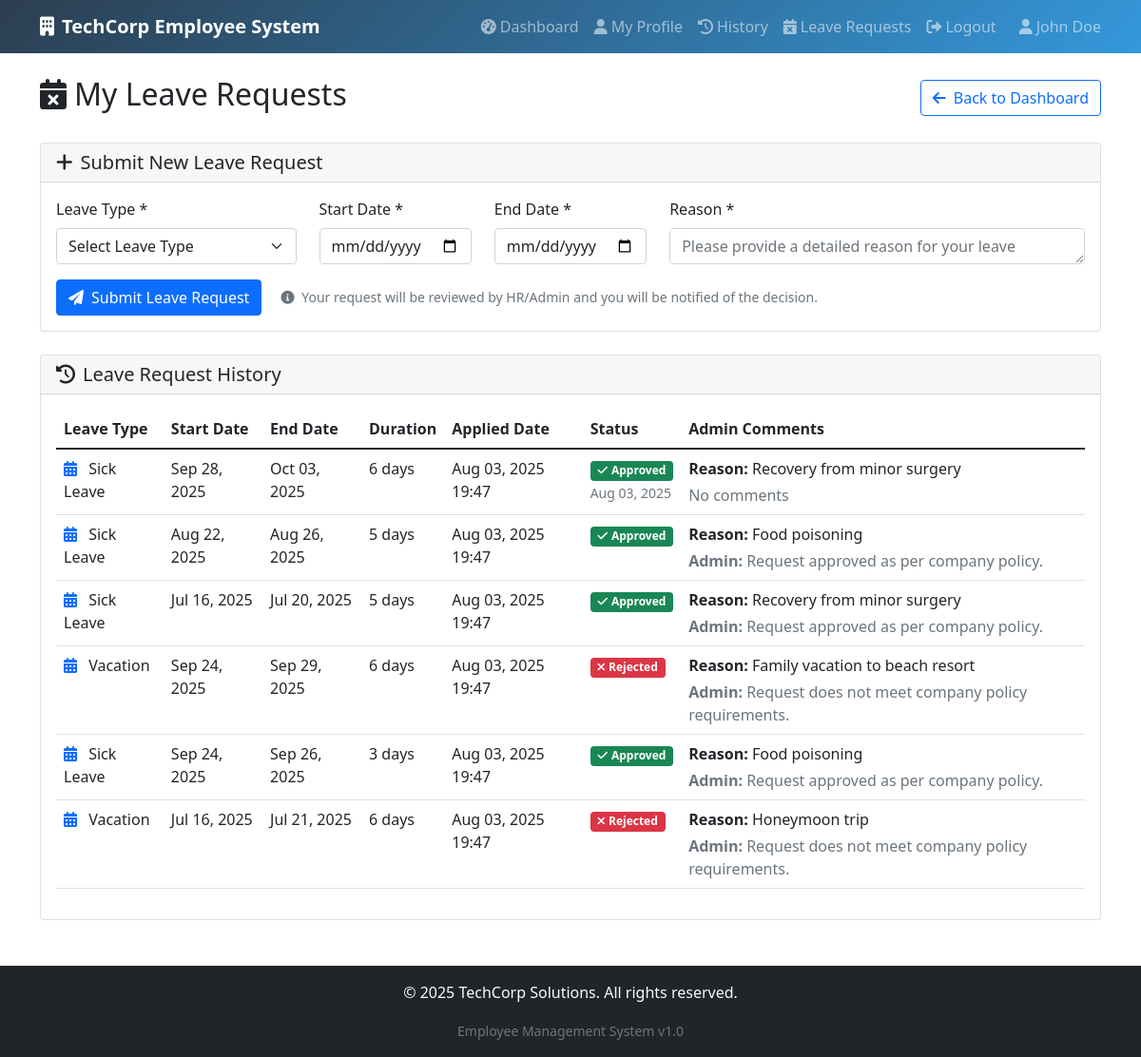
Page /leave-requests/ (signed in) on the committed database.
### emp_apps/models.py (models this page shows, shortened)
class LeaveRequest(models.Model):
    LEAVE_TYPES = [
        ('sick', 'Sick Leave'),
        ('vacation', 'Vacation'),
        ('personal', 'Personal Leave'),
        ('emergency', 'Emergency Leave'),
        ('maternity', 'Maternity Leave'),
        ('paternity', 'Paternity Leave'),
    ]
    STATUS_CHOICES = [
        ('pending', 'Pending'),
        ('approved', 'Approved'),
        ('rejected', 'Rejected'),
    ]
    employee = models.ForeignKey(Employee, on_delete=models.CASCADE)
    leave_type = models.CharField(max_length=20, choices=LEAVE_TYPES)
    start_date = models.DateField()
    end_date = models.DateField()
    reason = models.TextField()
    status = models.CharField(max_length=20, choices=STATUS_CHOICES, default='pending')
    applied_date = models.DateTimeField(auto_now_add=True)
    approved_by = models.ForeignKey(User, on_delete=models.SET_NULL, null=True, blank=True, related_name='approved_leaves')
    approved_date = models.DateTimeField(null=True, blank=True)
    admin_comments = models.TextField(blank=True)
    class Meta:
        db_table = 'leave_requests'
        ordering = ['-applied_date']
    @property
    def duration_days(self):
        return (self.end_date - self.start_date).days + 1

### emp_apps/views.py (the view)
# urls.py: path('leave-requests/', views.employee_leave_requests, name='employee_leave_requests'),
@login_required
def employee_leave_requests(request):
    try:
        employee = Employee.objects.get(user=request.user)
        leave_requests = LeaveRequest.objects.filter(employee=employee).order_by('-applied_date')
        context = {
            'employee': employee,
            'leave_requests': leave_requests,
        }
        return render(request, 'attendance/leave_requests.html', context)
    except Employee.DoesNotExist:
        messages.error(request, 'Employee profile not found.')
        return redirect('employee_login')

### emp_apps/templates/attendance/leave_requests.html (shortened to what this page needs)
{% extends 'base.html' %}
{% block content %}
<div class="row mb-4">
    <div class="col-12">
        <div class="d-flex justify-content-between align-items-center">
            <h2><i class="fas fa-calendar-times me-2"></i>My Leave Requests</h2>
            <a href="{% url 'attendance_dashboard' %}" class="btn btn-outline-primary">
                <i class="fas fa-arrow-left me-2"></i>Back to Dashboard
            </a>
        </div>
    </div>
</div>
<div class="row mb-4">
    <div class="col-12">
        <div class="card">
            <div class="card-header">
                <h5 class="mb-0">
                    <i class="fas fa-plus me-2"></i>Submit New Leave Request
                </h5>
            </div>
            <div class="card-body">
                <form id="newLeaveRequestForm">
                    <div class="row">
                        <div class="col-md-3">
                            <div class="mb-3">
                                <label for="newLeaveType" class="form-label">Leave Type *</label>
                                <select class="form-select" id="newLeaveType" required>
                                    <option value="">Select Leave Type</option>
                                </select>
                            </div>
                        </div>
                        <div class="col-md-2">
                            <div class="mb-3">
                                <label for="newStartDate" class="form-label">Start Date *</label>
                                <input type="date" class="form-control" id="newStartDate" required>
                            </div>
                        </div>
                        <div class="col-md-2">
                            <div class="mb-3">
                                <label for="newEndDate" class="form-label">End Date *</label>
                                <input type="date" class="form-control" id="newEndDate" required>
                            </div>
                        </div>
                        <div class="col-md-5">
                            <div class="mb-3">
                                <label for="newLeaveReason" class="form-label">Reason *</label>
                                <textarea class="form-control" id="newLeaveReason" rows="1" placeholder="Please provide a detailed reason for your leave request" required></textarea>
                            </div>
                        </div>
                    </div>
                    <div class="row">
                        <div class="col-12">
                            <button type="submit" class="btn btn-primary">
                                <i class="fas fa-paper-plane me-2"></i>Submit Leave Request
                            </button>
                            <small class="text-muted ms-3">
                                <i class="fas fa-info-circle me-1"></i>
                                Your request will be reviewed by HR/Admin and you will be notified of the decision.
                            </small>
                        </div>
                    </div>
                </form>
            </div>
        </div>
    </div>
</div>
<div class="row">
    <div class="col-12">
        <div class="card">
            <div class="card-header">
                <h5 class="mb-0">
                    <i class="fas fa-history me-2"></i>Leave Request History
                </h5>
            </div>
            <div class="card-body">
                {% if leave_requests %}
                <div class="table-responsive">
                    <table class="table table-hover">
                        <thead>
                            <tr>
                                <th>Leave Type</th>
                                <th>Start Date</th>
                                <th>End Date</th>
                                <th>Duration</th>
                                <th>Applied Date</th>
                                <th>Status</th>
                                <th>Admin Comments</th>
                            </tr>
                        </thead>
                        <tbody>
                            {% for leave in leave_requests %}
                            <tr>
                                <td>
                                    <i class="fas fa-calendar-alt me-2 text-primary"></i>
                                    {{ leave.get_leave_type_display }}
                                </td>
                                <td>{{ leave.start_date|date:"M d, Y" }}</td>
                                <td>{{ leave.end_date|date:"M d, Y" }}</td>
                                <td>{{ leave.duration_days }} day{{ leave.duration_days|pluralize }}</td>
                                <td>{{ leave.applied_date|date:"M d, Y H:i" }}</td>
                                <td>
                                    {% if leave.status == 'pending' %}
                                        <span class="badge bg-warning">
                                            <i class="fas fa-clock me-1"></i>Pending Review
                                        </span>
                                    {% elif leave.status == 'approved' %}
                                        <span class="badge bg-success">
                                            <i class="fas fa-check me-1"></i>Approved
                                        </span>
                                        {% if leave.approved_date %}
                                            <br><small class="text-muted">{{ leave.approved_date|date:"M d, Y" }}</small>
                                        {% endif %}
                                    {% else %}
                                        <span class="badge bg-danger">
                                            <i class="fas fa-times me-1"></i>Rejected
                                        </span>
                                    {% endif %}
                                </td>
                                <td>
                                    {% if leave.reason %}
                                        <div class="mb-1">
                                            <strong>Reason:</strong> {{ leave.reason }}
                                        </div>
                                    {% endif %}
                                    {% if leave.admin_comments %}
                                        <div class="text-muted">
                                            <strong>Admin:</strong> {{ leave.admin_comments }}
                                        </div>
                                    {% else %}
                                        <span class="text-muted">No comments</span>
                                    {% endif %}
                                </td>
                            </tr>
                            {% endfor %}
                        </tbody>
                    </table>
                </div>
                {% endif %}
            </div>
        </div>
    </div>
</div>
{% endblock %}

### emp_apps/templates/base.html (shortened to what this page needs)
<!DOCTYPE html>
<html lang="en">
<head>
    <link href="https://cdn.jsdelivr.net/npm/bootstrap@5.1.3/dist/css/bootstrap.min.css" rel="stylesheet">
    <link href="https://cdnjs.cloudflare.com/ajax/libs/font-awesome/6.0.0/css/all.min.css" rel="stylesheet">
</head>
<body>
    <nav class="navbar navbar-expand-lg navbar-dark company-header">
        <div class="container">
            <a class="navbar-brand" href="{% url 'attendance_dashboard' %}">
                <i class="fas fa-building me-2"></i>TechCorp Employee System
            </a>
            {% if user.is_authenticated %}
            <div class="navbar-nav ms-auto">
                <a class="nav-link" href="{% url 'attendance_dashboard' %}">
                    <i class="fas fa-tachometer-alt me-1"></i>Dashboard
                </a>
                <a class="nav-link" href="{% url 'employee_profile' %}">
                    <i class="fas fa-user me-1"></i>My Profile
                </a>
                <a class="nav-link" href="{% url 'attendance_history' %}">
                    <i class="fas fa-history me-1"></i>History
                </a>
                <a class="nav-link" href="{% url 'employee_leave_requests' %}">
                    <i class="fas fa-calendar-times me-1"></i>Leave Requests
                </a>
                <a class="nav-link" href="{% url 'employee_logout' %}">
                    <i class="fas fa-sign-out-alt me-1"></i>Logout
                </a>
                <span class="navbar-text ms-3">
                    <i class="fas fa-user me-1"></i>{{ user.get_full_name|default:user.username }}
                </span>
            </div>
            {% endif %}
        </div>
    </nav>
    <main class="container my-4">
        {% block content %}
        {% endblock %}
    </main>
    <footer class="bg-dark text-light text-center py-3 mt-5">
        <div class="container">
            <p>&copy; 2025 TechCorp Solutions. All rights reserved.</p>
            <small class="text-muted">Employee Management System v1.0</small>
        </div>
    </footer>
</body>
</html>

### emp_apps/templates/base.html (style rules this page uses)
.navbar-brand { font-weight: bold; }
.company-header { background: linear-gradient(135deg, #2c3e50 0%, #3498db 100%); }

### rows in the picture
LeaveRequest: leave_type "Sick Leave", start_date "Sep 28, 2025", end_date "Oct 03, 2025", duration_days "6", applied_date "Aug 03, 2025 19:47", approved_date "Aug 03, 2025", reason "Recovery from minor surgery", admin_comments "No comments"
LeaveRequest: leave_type "Sick Leave", start_date "Aug 22, 2025", end_date "Aug 26, 2025", duration_days "5", applied_date "Aug 03, 2025 19:47", status "approved" (drawn), reason "Food poisoning", admin_comments "Request approved as per company policy."
LeaveRequest: leave_type "Sick Leave", start_date "Jul 16, 2025", end_date "Jul 20, 2025", duration_days "5", applied_date "Aug 03, 2025 19:47", status "approved" (drawn), reason "Recovery from minor surgery", admin_comments "Request approved as per company policy."
LeaveRequest: leave_type "Vacation", start_date "Sep 24, 2025", end_date "Sep 29, 2025", duration_days "6", applied_date "Aug 03, 2025 19:47", status "rejected" (drawn), reason "Family vacation to beach resort", admin_comments "Request does not meet company policy requirements."
LeaveRequest: leave_type "Sick Leave", start_date "Sep 24, 2025", end_date "Sep 26, 2025", duration_days "3", applied_date "Aug 03, 2025 19:47", status "approved" (drawn), reason "Food poisoning", admin_comments "Request approved as per company policy."
LeaveRequest: leave_type "Vacation", start_date "Jul 16, 2025", end_date "Jul 21, 2025", duration_days "6", applied_date "Aug 03, 2025 19:47", status "rejected" (drawn), reason "Honeymoon trip", admin_comments "Request does not meet company policy requirements."

### other values in the picture
{{ user.get_full_name|default:user.username }} "John Doe"
